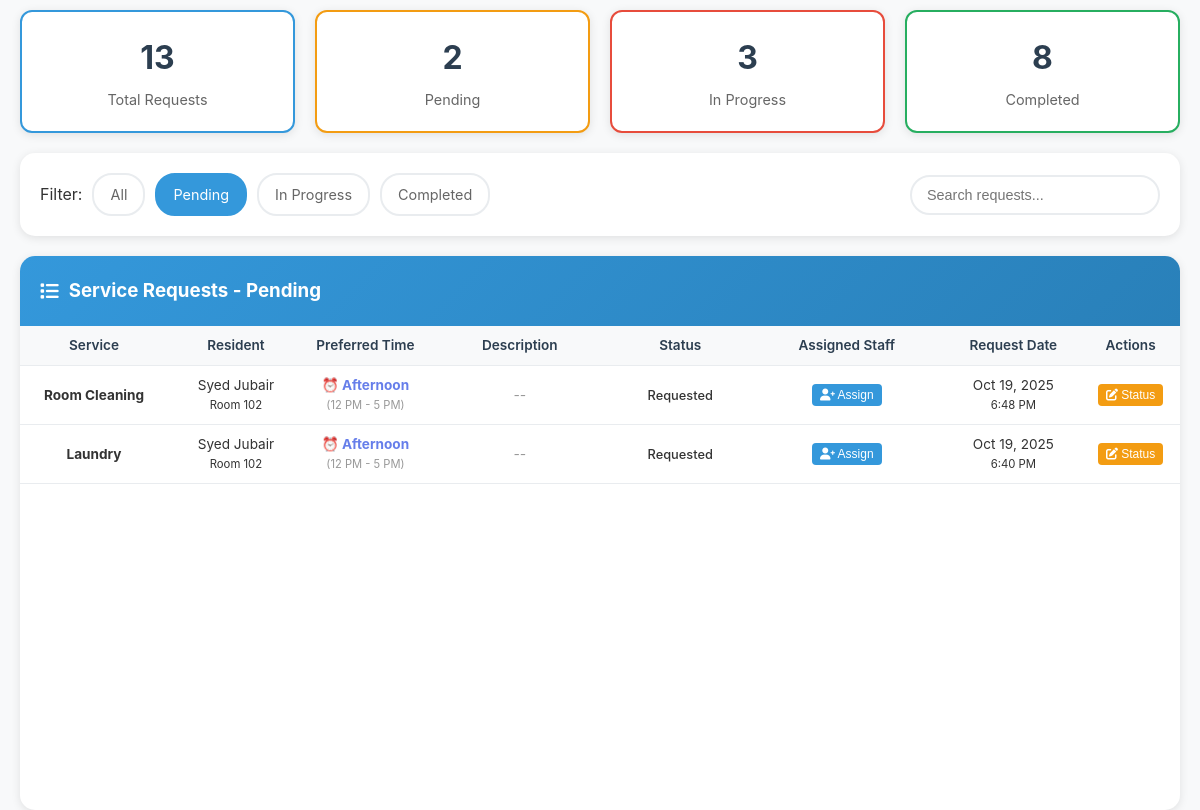
The app's page /admin/services.php?filter=pending (signed in) with its own data.
### tables this page shows
CREATE TABLE `service_requests` (
  `id` int(11) NOT NULL,
  `resident_id` int(11) DEFAULT NULL,
  `service_id` int(11) DEFAULT NULL,
  `service_type` enum('general','doctor_appointment') DEFAULT 'general',
  `request_date` date DEFAULT NULL,
  `scheduled_date` date DEFAULT NULL,
  `assigned_staff_id` int(11) DEFAULT NULL,
  `assigned_doctor_id` int(11) DEFAULT NULL,
  `status` enum('Requested','Scheduled','In Progress','Completed','Cancelled') DEFAULT 'Requested',
  `cost` decimal(8,2) DEFAULT 0.00,
  `notes` text DEFAULT NULL,
  `completed_at` timestamp NULL DEFAULT NULL,
  `created_at` timestamp NOT NULL DEFAULT current_timestamp()
);

CREATE TABLE `services` (
  `id` int(11) NOT NULL,
  `service_name` varchar(50) NOT NULL,
  `base_cost` decimal(8,2) DEFAULT 0.00,
  `description` text DEFAULT NULL,
  `is_active` tinyint(1) DEFAULT 1,
  `created_at` timestamp NOT NULL DEFAULT current_timestamp()
);

CREATE TABLE `residents` (
  `id` int(11) NOT NULL,
  `user_id` int(11) DEFAULT NULL,
  `room_number` varchar(10) DEFAULT NULL,
  `plan_id` int(11) DEFAULT NULL,
  `admission_date` date DEFAULT NULL,
  `medical_conditions` text DEFAULT NULL,
  `allergies` text DEFAULT NULL,
  `family_contact_info` text DEFAULT NULL,
  `payment_status` enum('Paid','Pending','Overdue') DEFAULT 'Pending',
  `last_payment_date` date DEFAULT NULL,
  `next_payment_due` date DEFAULT NULL,
  `health_score` int(11) DEFAULT 70,
  `mental_health_score` int(11) DEFAULT 70,
  `laundry_usage_current_month` int(11) DEFAULT 0,
  `cleaning_usage_current_month` int(11) DEFAULT 0,
  `created_at` timestamp NOT NULL DEFAULT current_timestamp(),
  `updated_at` timestamp NOT NULL DEFAULT current_timestamp() ON UPDATE current_timestamp()
);

### admin/services.php (the view, shortened to what this page needs)
<?php
$database = new Database();
$db = $database->getConnection();
$filter = isset($_GET['filter']) ? $_GET['filter'] : 'all';
$search = isset($_GET['search']) ? trim($_GET['search']) : '';
$requests = [];
try {
    $where_conditions = [];
    $params = [];
    if ($filter !== 'all') {
        $status_map = [
            'pending' => 'Requested',
            'in_progress' => 'In Progress',
            'completed' => 'Completed'
        ];
        if (isset($status_map[$filter])) {
            $where_conditions[] = "sr.status = :status";
            $params[':status'] = $status_map[$filter];
        }
    }
    $where_clause = !empty($where_conditions) ? 'WHERE ' . implode(' AND ', $where_conditions) : '';
    $requests_query = "SELECT sr.*,
                              s.service_name,
                              CONCAT(u.first_name, ' ', u.last_name) as resident_name,
                              r.room_number,
                              CONCAT(staff_u.first_name, ' ', staff_u.last_name) as assigned_staff_name,
                              CONCAT(doc_u.first_name, ' ', doc_u.last_name) as assigned_doctor_name,
                              doc.specialization as doctor_specialization
                       FROM service_requests sr
                       LEFT JOIN services s ON sr.service_id = s.id
                       LEFT JOIN residents res ON sr.resident_id = res.id
                       LEFT JOIN users u ON res.user_id = u.id
                       LEFT JOIN residents r ON res.id = r.id
                       LEFT JOIN staff st ON sr.assigned_staff_id = st.id
                       LEFT JOIN users staff_u ON st.user_id = staff_u.id
                       LEFT JOIN doctors doc ON sr.assigned_doctor_id = doc.id
                       LEFT JOIN users doc_u ON doc.user_id = doc_u.id
                       $where_clause
                       ORDER BY sr.created_at DESC";
    $requests_stmt = $db->prepare($requests_query);
    $requests_stmt->execute($params);
    $requests = $requests_stmt->fetchAll(PDO::FETCH_ASSOC);
} catch (Exception $e) {
    $error_message = "Error fetching requests: " . $e->getMessage();
}
$stats = [
    'total_requests' => 0,
    'pending_requests' => 0,
    'in_progress_requests' => 0,
    'completed_requests' => 0
];
try {
    $stats_query = "SELECT
                        COUNT(*) as total_requests,
                        COUNT(CASE WHEN status = 'Requested' THEN 1 END) as pending_requests,
                        COUNT(CASE WHEN status = 'In Progress' THEN 1 END) as in_progress_requests,
                        COUNT(CASE WHEN status = 'Completed' THEN 1 END) as completed_requests
                    FROM service_requests";
    $stats_stmt = $db->prepare($stats_query);
    $stats_stmt->execute();
    $result = $stats_stmt->fetch(PDO::FETCH_ASSOC);
    if ($result) {
        $stats = $result;
    }
} catch (Exception $e) {
}
?>
<!DOCTYPE html>
<html lang="en">
<head>
    <link rel="stylesheet" href="../assets/css/style.css">
    <link rel="stylesheet" href="../assets/css/auth.css">
    <link href="https://cdnjs.cloudflare.com/ajax/libs/font-awesome/6.0.0/css/all.min.css" rel="stylesheet">
</head>
<body>
    <div class="page-container">
        <div class="stats-container">
            <div class="stats-grid">
                <div class="stat-card">
                    <div class="stat-number"><?php echo $stats['total_requests']; ?></div>
                    <div class="stat-label">Total Requests</div>
                </div>
                <div class="stat-card pending">
                    <div class="stat-number"><?php echo $stats['pending_requests']; ?></div>
                    <div class="stat-label">Pending</div>
                </div>
                <div class="stat-card in-progress">
                    <div class="stat-number"><?php echo $stats['in_progress_requests']; ?></div>
                    <div class="stat-label">In Progress</div>
                </div>
                <div class="stat-card completed">
                    <div class="stat-number"><?php echo $stats['completed_requests']; ?></div>
                    <div class="stat-label">Completed</div>
                </div>
            </div>
        </div>
    <div class="filters">
        <form method="GET" class="filter-row">
            <div class="filter-left">
                <div class="filter-group">
                    <label>Filter:</label>
                    <a href="?filter=all<?php echo !empty($search) ? '&search=' . urlencode($search) : ''; ?>"
                       class="filter-btn <?php echo $filter === 'all' ? 'active' : ''; ?>">All</a>
                    <a href="?filter=pending<?php echo !empty($search) ? '&search=' . urlencode($search) : ''; ?>"
                       class="filter-btn <?php echo $filter === 'pending' ? 'active' : ''; ?>">Pending</a>
                    <a href="?filter=in_progress<?php echo !empty($search) ? '&search=' . urlencode($search) : ''; ?>"
                       class="filter-btn <?php echo $filter === 'in_progress' ? 'active' : ''; ?>">In Progress</a>
                    <a href="?filter=completed<?php echo !empty($search) ? '&search=' . urlencode($search) : ''; ?>"
                       class="filter-btn <?php echo $filter === 'completed' ? 'active' : ''; ?>">Completed</a>
                </div>
            </div>
            <div class="filter-right">
                <input type="text" name="search" placeholder="Search requests..."
                       value="<?php echo htmlspecialchars($search); ?>" class="search-box"
                       onchange="this.form.submit()" onkeypress="if(event.key==='Enter') this.form.submit()">
            </div>
        </form>
    </div>
        <div class="requests-container">
            <div class="requests-header">
                <h3>
                    <i class="fas fa-list"></i>
                    Service Requests
                    <?php if ($filter !== 'all'): ?>
                        - <?php echo ucfirst(str_replace('_', ' ', $filter)); ?>
                    <?php endif; ?>
                </h3>
            </div>
            <div class="requests-content">
                <?php if (!empty($requests)): ?>
                    <table class="requests-table">
                        <thead>
                            <tr>
                                <th>Service</th>
                                <th>Resident</th>
                                <th>Preferred Time</th>
                                <th>Description</th>
                                <th>Status</th>
                                <th>Assigned Staff</th>
                                <th>Request Date</th>
                                <th>Actions</th>
                            </tr>
                        </thead>
                        <tbody>
                    <?php foreach ($requests as $request): ?>
                        <tr>
                            <td>
                                <strong><?php echo htmlspecialchars($request['service_name'] ?: 'Unknown Service'); ?></strong>
                            </td>
                            <td>
                                <?php echo htmlspecialchars($request['resident_name'] ?: 'Unknown'); ?>
                                <?php if (!empty($request['room_number'])): ?>
                                    <br><small>Room <?php echo htmlspecialchars($request['room_number']); ?></small>
                                <?php endif; ?>
                            </td>
                            <td style="text-align: center;">
                                <?php
                                $notes = $request['notes'] ?: '';
                                if (preg_match('/Preferred time:\s*(\w+)/i', $notes, $matches)) {
                                    $time = ucfirst($matches[1]);
                                    $timeRange = '';
                                    $timeLower = strtolower($time);
                                    if ($timeLower === 'morning') {
                                        $timeRange = '(6 AM - 12 PM)';
                                    } elseif ($timeLower === 'afternoon') {
                                        $timeRange = '(12 PM - 5 PM)';
                                    } elseif ($timeLower === 'evening') {
                                        $timeRange = '(5 PM - 8 PM)';
                                    } elseif ($timeLower === 'night') {
                                        $timeRange = '(8 PM - 12 AM)';
                                    } elseif ($timeLower === 'latenight') {
                                        $time = 'Late Night';
                                        $timeRange = '(12 AM - 6 AM)';
                                    }
                                    echo '<strong style="color: #667eea; font-size: 0.85rem;">⏰ ' . htmlspecialchars($time) . '</strong>';
                                    if ($timeRange) {
                                        echo '<br><small style="color: #999; font-size: 0.7rem;">' . $timeRange . '</small>';
                                    }
                                } else {
                                    echo '<span style="color: #999;">--</span>';
                                }
                                ?>
                            </td>
                            <td class="description-cell">
                                <?php
                                $notes = $request['notes'] ?: '';
                                $description = preg_replace('/Preferred time:\s*\w+\.\s*/i', '', $notes);
                                $description = trim($description);
                                if (!empty($description)) {
                                    echo htmlspecialchars(substr($description, 0, 60));
                                    if (strlen($description) > 60) echo '...';
                                } else {
                                    echo '<span style="color: #999; font-style: italic;">--</span>';
                                }
                                ?>
                            </td>
                            <td>
                                <span class="status-badge status-<?php echo strtolower(str_replace(' ', '-', $request['status'])); ?>">
                                    <?php echo htmlspecialchars($request['status']); ?>
                                </span>
                            </td>
                            <td class="staff-cell">
                                <?php if (!empty($request['assigned_staff_name']) || !empty($request['assigned_doctor_name'])): ?>
                                    <div style="display: flex; flex-direction: column; align-items: center; gap: 5px;">
                                        <?php if (!empty($request['assigned_doctor_name'])): ?>
                                            <strong style="font-size: 0.85rem; color: #667eea;">
                                                <i class="fas fa-user-md"></i> Dr. <?php echo htmlspecialchars($request['assigned_doctor_name']); ?>
                                            </strong>
                                            <?php if (!empty($request['doctor_specialization'])): ?>
                                                <small style="color: #666;"><?php echo htmlspecialchars($request['doctor_specialization']); ?></small>
                                            <?php endif; ?>
                                        <?php else: ?>
                                            <strong style="font-size: 0.85rem;"><?php echo htmlspecialchars($request['assigned_staff_name']); ?></strong>
                                        <?php endif; ?>
                                        <?php
                                        $final_statuses = ['Completed', 'Cancelled'];
                                        if (!in_array(trim($request['status']), $final_statuses)):
                                        ?>
                                            <button onclick="openReassignModal(<?php echo $request['id']; ?>, '<?php echo htmlspecialchars($request['service_name']); ?>', <?php echo $request['assigned_staff_id'] ?: 0; ?>, <?php echo $request['assigned_doctor_id'] ?: 0; ?>, '<?php echo htmlspecialchars($request['notes']); ?>')"
                                                    class="action-btn btn-status">
                                                <i class="fas fa-edit"></i> Change
                                            </button>
                                        <?php endif; ?>
                                    </div>
                                <?php elseif (!in_array(trim($request['status']), ['Completed', 'Cancelled'])): ?>
                                    <button onclick="openAssignModal(<?php echo $request['id']; ?>, '<?php echo htmlspecialchars($request['service_name']); ?>', '<?php echo htmlspecialchars($request['notes']); ?>')"
                                            class="action-btn btn-assign">
                                        <i class="fas fa-user-plus"></i> Assign
                                    </button>
                                <?php else: ?>
                                    <span style="color: #666; font-style: italic; font-size: 0.8rem;">Completed</span>
                                <?php endif; ?>
                            </td>
                            <td>
                                <?php echo date('M j, Y', strtotime($request['request_date'] ?: $request['created_at'])); ?>
                                <br><small><?php echo date('g:i A', strtotime($request['created_at'])); ?></small>
                            </td>
                            <td>
                                <?php
                                $final_statuses = ['Completed', 'Cancelled'];
                                if (in_array(trim($request['status']), $final_statuses)):
                                ?>
                                    <span style="color: #999; font-style: italic;">--</span>
                                <?php else: ?>
                                    <button onclick="openStatusModal(<?php echo $request['id']; ?>, '<?php echo htmlspecialchars($request['status']); ?>')"
                                            class="action-btn btn-status">
                                        <i class="fas fa-edit"></i> Status
                                    </button>
                                <?php endif; ?>
                            </td>
                        </tr>
                        <?php endforeach; ?>
                        </tbody>
                    </table>
                <?php endif; ?>
            </div>
        </div>
    </div>
</body>
</html>

### records on screen
service_requests: service.service_name "Room Cleaning", resident_name "Syed Jubair", resident.room_number "102", time "Afternoon", timeRange "(12 PM - 5 PM)", status "Requested", request_date "Oct 19, 2025", created_at "6:48 PM"
service_requests: service.service_name "Laundry", resident_name "Syed Jubair", resident.room_number "102", time "Afternoon", timeRange "(12 PM - 5 PM)", status "Requested", request_date "Oct 19, 2025", created_at "6:40 PM"

### other values on screen
$stats['total_requests'] "13"
$stats['pending_requests'] "2"
$stats['in_progress_requests'] "3"
$stats['completed_requests'] "8"
str_replace('_', ' ', $filter) "Pending"
